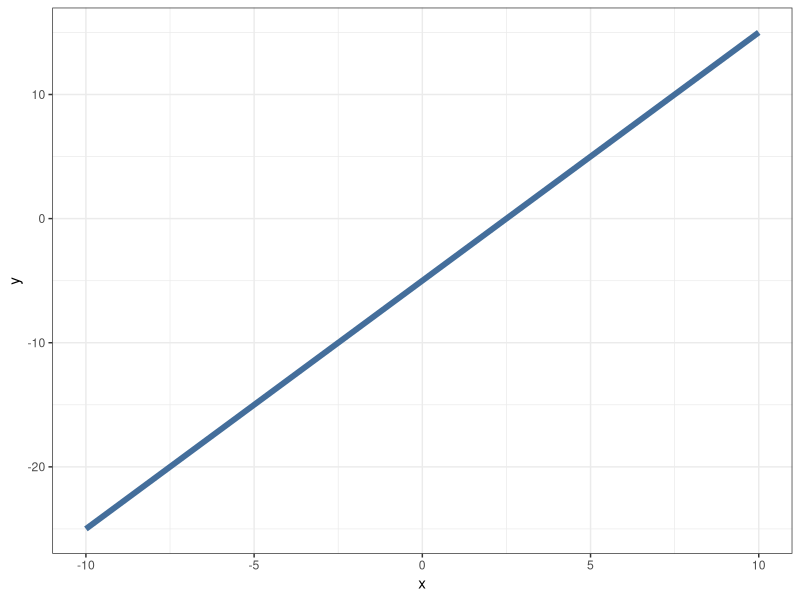
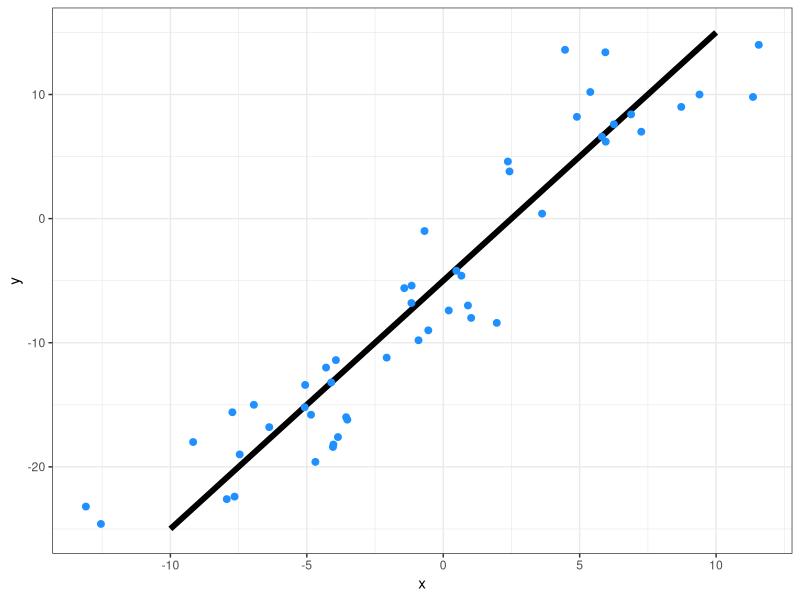
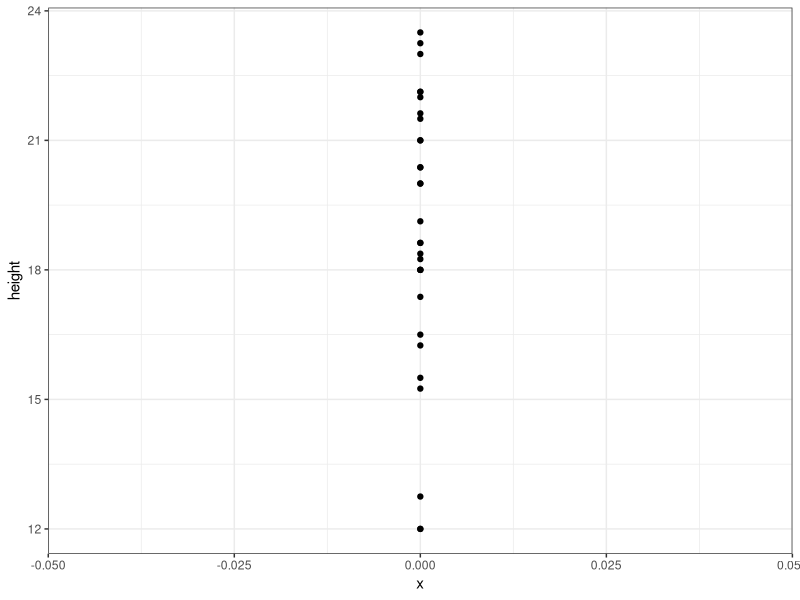
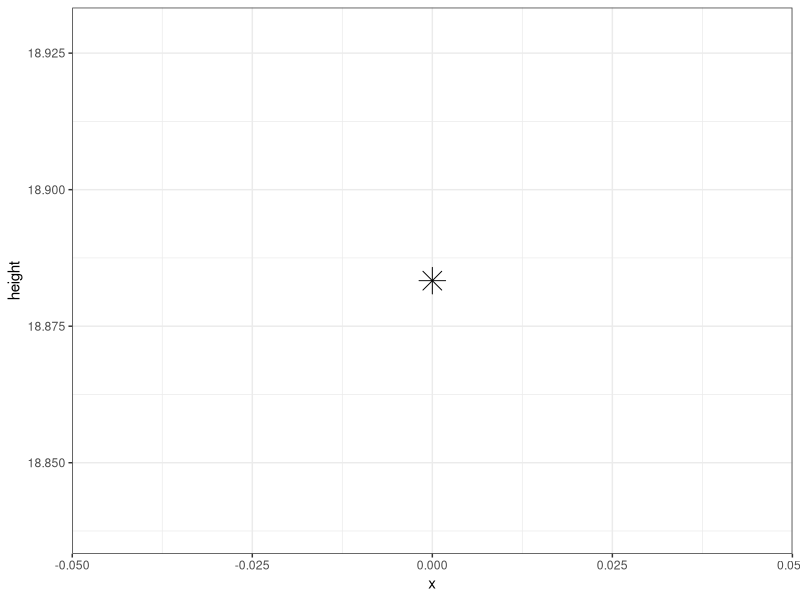

Source code (R) for these figures, in order:
## ---- chunk 1
#| label: setup
#| include: false

# libraries
library(arm)
library(tidyverse)

# data objects
darwin_maize <- read.csv(here::here("data/darwin_maize.csv"), stringsAsFactors = TRUE)
## ---- chunk 2
x <- seq(from = -10, to = 10, by = 0.1)
line_df <- data.frame(x = x,
                      y = -5 + 2 * x)
ggplot(line_df, aes(x = x, y = y)) + 
  geom_path(color = "#446E9B", linewidth = 2) +
  theme_bw()
## ---- chunk 3
set.seed(23)
obs_df <- line_df |>
  sample_n(50) |>
  rowwise() |> 
  mutate(obs = x + rnorm(1, 0, 2))
  
ggplot(line_df, aes(x = x, y = y)) + 
  geom_path(color = "black", linewidth = 2) +
  geom_point(data = obs_df,
             aes(x = obs, y = y),
             size = 2,
             color = "dodgerblue") +
  theme_bw()
## ---- chunk 4
names(darwin_maize)
head(darwin_maize)
## ---- chunk 5
ggplot(darwin_maize,
       aes(y = height,
           x = 0)) +
  geom_point() +
  theme_bw()
## ---- chunk 6
ggplot(darwin_maize,
       aes(x = 0, 
           y = height)) +
  stat_summary(fun = mean, 
               geom = "point",
               color = "black",
               shape = 8, 
               size = 6) +
  theme_bw()
## ---- chunk 7
dlm0 <- lm(formula = height ~ 1,
           data = darwin_maize)
